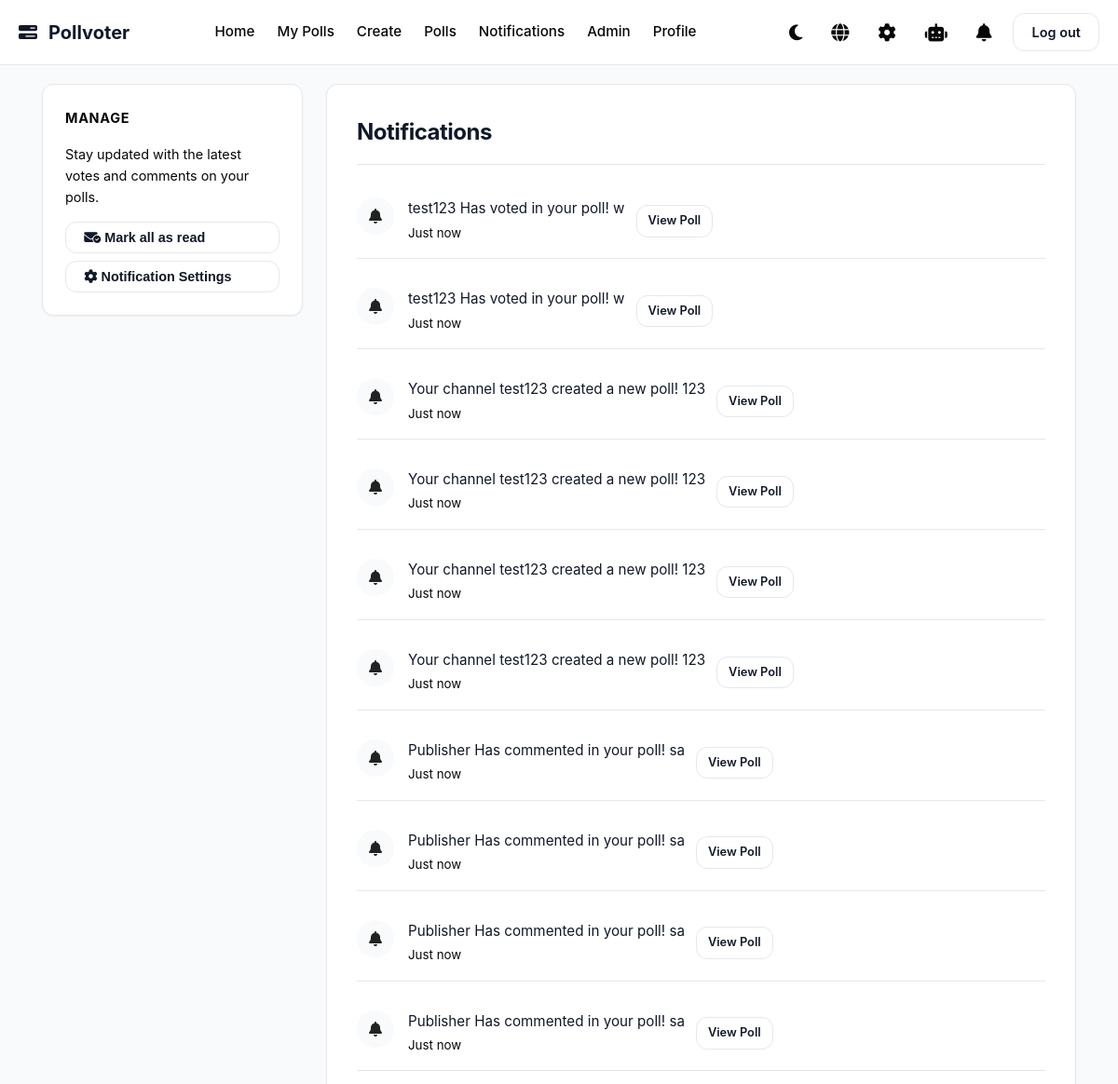
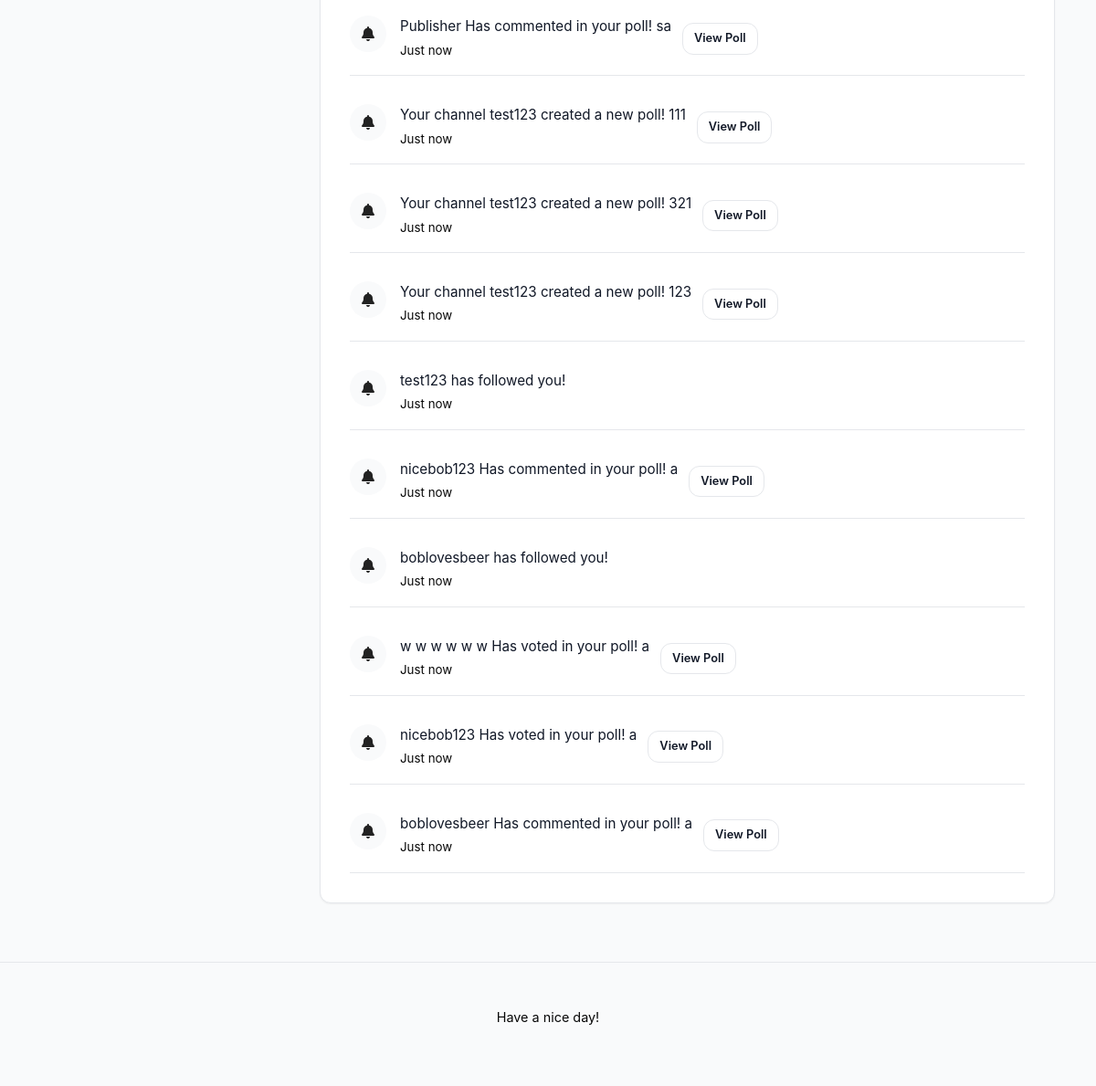
/notifications (signed in), run on the app's committed database (2 pictures, top to bottom).
### app/models.py (models this page shows)
class Notification(db.Model):
    __tablename__ = 'notification'
    id = Column(Integer, primary_key=True)
    message = Column(Text)
    is_read = Column(Boolean)
    created_at = Column(DateTime, default=datetime.now)
    recipient_id = Column(Integer, ForeignKey('user.id'))
    recipient = relationship("User", backref="notifications", foreign_keys=[recipient_id])
    poll_id = Column(Integer, ForeignKey('poll.id'))

### app/routes.py (the view)
@main.route("/notifications")
@login_required
def notifications():
    notifications = Notification.query.filter_by(recipient_id = current_user.id).order_by(Notification.created_at.desc()).all()
    for i in notifications:
        i.is_read = True
    db.session.commit()
    return render_template("notification.html", notifications = notifications)

### app/routes.py (called while the page is built)
@main.context_processor
def notifications_count():
    if current_user.is_authenticated:
        unreadcount = Notification.query.filter_by(recipient_id = current_user.id, is_read = False).count()
        return dict(unreadcount = unreadcount)
    return dict(unreadcount = 0)

@main.app_context_processor
def dropdown_notifications():
    if current_user.is_authenticated:
        unread_count = Notification.query.filter_by(recipient_id = current_user.id, is_read = False).count()
        latest_notifs = Notification.query.filter_by(recipient_id = current_user.id).order_by(Notification.created_at.desc()).limit(5).all()
        return dict(unread_count = unread_count, latest_notifs = latest_notifs)
    return dict(unread_count = 0, latest_notifs = [])

### app/templates/notification.html (shortened to what this page needs)
{% extends "base.html" %}
{% block content %}
<div class="dashboard-layout">
    <aside class="sidebar">
        <div class="sidebar-widget">
            <h3 class="widget-title">{{ _('Manage') }}</h3>
            <p style="font-size: 0.9rem; color: var(--text-muted); margin-bottom: 15px;">
                {{ _('Stay updated with the latest votes and comments on your polls.') }}
            </p>
            <button class="btn btn-outline" style="width: 100%; text-align: left; margin-bottom: 8px;">
                <i class="fa-solid fa-envelope-circle-check"></i> {{ _('Mark all as read') }}
            </button>
            <button class="btn btn-outline" style="width: 100%; text-align: left;">
                <i class="fa-solid fa-gear"></i> {{ _('Notification Settings') }}
            </button>
        </div>
    </aside>
    <main class="feed">
        <div class="card">
            <h2 style="margin-bottom: 20px; border-bottom: 1px solid var(--border-subtle); padding-bottom: 15px;">
                {{ _('Notifications') }}
            </h2>
            <div class="notification-list">
                {% for i in notifications %}
                <div class="user-row" style="padding: 15px 0; border-bottom: 1px solid var(--border-subtle);">
                    <div style="display: flex; align-items: flex-start; gap: 15px;">
                        <div style="
                            width: 40px; height: 40px;
                            background: var(--bg-body);
                            border-radius: 50%;
                            display: flex; align-items: center; justify-content: center;
                            color: var(--primary);
                            flex-shrink: 0;
                        ">
                            <i class="fas fa-bell"></i>
                        </div>
                        <div>
                            <p style="margin: 0; font-size: 0.95rem; color: var(--text-main);">
                                {{ i.message }}
                            </p>
                            <small style="color: var(--text-muted);">{{ _('Just now') }}</small>
                        </div>
                    </div>
                    {% if i.poll_id %}
                    <a href="{{ url_for('polls.poll_detail', poll_id=i.poll_id) }}" class="btn btn-outline" style="font-size: 0.8rem; padding: 6px 12px;">
                        {{ _('View Poll') }}
                    </a>
                    {% endif %}
                </div>
                {% else %}
                <div style="text-align: center; padding: 40px 0;">
                    <div style="font-size: 2rem; margin-bottom: 10px;">✉︎</div>
                    <h3 style="font-size: 1.1rem; color: var(--text-main);">{{ _('All caught up!') }}</h3>
                    <p style="color: var(--text-muted);">{{ _('You have no new notifications.') }}</p>
                </div>
                {% endfor %}
            </div>
        </div>
    </main>
</div>
{% endblock %}

### app/static/styles.css (style rules this page uses)
:root { --bg-body: #F9FAFB; --bg-card: #FFFFFF; --bg-nav: rgba(255, 255, 255, 0.9); --text-main: #111827; --text-muted: #070707; --primary: #222222; --primary-hover: #2b2b2b; --border-subtle: #E5E7EB; --shadow-sm: 0 1px 2px 0 rgba(0, 0, 0, 0.05); --shadow-md: 0 4px 6px -1px rgba(0, 0, 0, 0.1), 0 2px 4px -1px rgba(0, 0, 0, 0.06); --shadow-lg: 0 10px 15px -3px rgba(0, 0, 0, 0.1); --radius-md: 12px; --radius-full: 9999px; }
* { box-sizing: border-box; margin: 0; padding: 0; }
body { background-color: var(--bg-body); color: var(--text-main); font-family: 'Inter', system-ui, -apple-system, sans-serif; line-height: 1.6; transition: background-color 0.3s ease, color 0.3s ease; -webkit-font-smoothing: antialiased; }
a { text-decoration: none; color: inherit; transition: color 0.2s; }
.btn { display: inline-block; padding: 0.5rem 1.2rem; border-radius: var(--radius-md); font-weight: 600; font-size: 0.9rem; cursor: pointer; border: none; transition: transform 0.1s ease, box-shadow 0.2s ease; }
.btn-outline { background: transparent; border: 1px solid var(--border-subtle); color: var(--text-main); }
.poll-card, .card, .profile-container, .auth-box { background-color: var(--bg-card); border-radius: var(--radius-md); padding: 2rem; margin-bottom: 1.5rem; border: 1px solid var(--border-subtle); box-shadow: var(--shadow-sm); transition: transform 0.2s ease, box-shadow 0.2s ease; }
h1, h2, h3 { color: var(--text-main); margin-bottom: 1rem; font-weight: 700; letter-spacing: -0.02em; }
p { color: var(--text-muted); margin-bottom: 1rem; }
.dashboard-layout { display: flex; flex-direction: column; gap: 24px; }
@media (min-width: 992px) { .dashboard-layout { display: grid; grid-template-columns: 320px 1fr; gap: 30px; align-items: start; } }
.sidebar-widget { background-color: var(--bg-card); border-radius: var(--radius-md); padding: 1.5rem; border: 1px solid var(--border-subtle); margin-bottom: 1.5rem; box-shadow: var(--shadow-sm); }
.widget-title { font-size: 0.9rem; font-weight: 700; color: var(--text-muted); margin-bottom: 1rem; text-transform: uppercase; letter-spacing: 0.05em; }
.user-row { display: flex; align-items: center; gap: 12px; margin-bottom: 1rem; padding-bottom: 1rem; border-bottom: 1px solid var(--border-subtle); }
.user-row:last-child { border-bottom: none; margin-bottom: 0; padding-bottom: 0; }
@media (min-width: 992px) { .dashboard-layout { display: grid; grid-template-columns: 280px 1fr; gap: 25px; align-items: start; } }
.dashboard-layout h2 { margin-top: 0; margin-bottom: 20px; font-size: 1.5rem; }

### data on the page
Notification: message "test123 Has voted in your poll! w"
Notification: message "test123 Has voted in your poll! w"
Notification: message "Your channel test123 created a new poll! 123"
Notification: message "Your channel test123 created a new poll! 123"
Notification: message "Your channel test123 created a new poll! 123"
Notification: message "Your channel test123 created a new poll! 123"
Notification: message "Publisher Has commented in your poll! sa"
Notification: message "Publisher Has commented in your poll! sa"
Notification: message "Publisher Has commented in your poll! sa"
Notification: message "Publisher Has commented in your poll! sa"
Notification: message "Publisher Has commented in your poll! sa"
Notification: message "Your channel test123 created a new poll! 111"
Notification: message "Your channel test123 created a new poll! 321"
Notification: message "Your channel test123 created a new poll! 123"
Notification: message "test123 has followed you!"
Notification: message "nicebob123 Has commented in your poll! a"
Notification: message "boblovesbeer has followed you!"
Notification: message "w w w w w w Has voted in your poll! a"
Notification: message "nicebob123 Has voted in your poll! a"
Notification: message "boblovesbeer Has commented in your poll! a"
